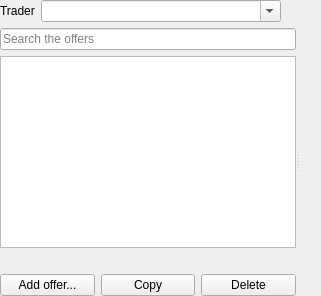
<?xml version="1.0" encoding="UTF-8"?>
<ui version="4.0">
 <class>AssortForm</class>
 <widget class="QWidget" name="AssortForm">
  <layout class="QVBoxLayout" name="outerLayout" stretch="0,1">
   <property name="leftMargin">
    <number>0</number>
   </property>
   <property name="topMargin">
    <number>0</number>
   </property>
   <property name="rightMargin">
    <number>0</number>
   </property>
   <property name="bottomMargin">
    <number>0</number>
   </property>
   <item>
    <layout class="QHBoxLayout" name="topRow">
     <item>
      <widget class="QLabel" name="traderLabel">
       <property name="text">
        <string>Trader</string>
       </property>
      </widget>
     </item>
     <item>
      <widget class="QComboBox" name="trader">
       <property name="minimumSize">
        <size>
         <width>240</width>
         <height>0</height>
        </size>
       </property>
       <property name="toolTip">
        <string>The trader this assort is for. Needed to add quest unlocks. You can paste a trader id.</string>
       </property>
       <property name="editable">
        <bool>true</bool>
       </property>
       <property name="insertPolicy">
        <enum>QComboBox::NoInsert</enum>
       </property>
      </widget>
     </item>
     <item>
      <spacer name="topSpacer">
       <property name="orientation">
        <enum>Qt::Horizontal</enum>
       </property>
       <property name="sizeHint" stdset="0">
        <size>
         <width>40</width>
         <height>20</height>
        </size>
       </property>
      </spacer>
     </item>
    </layout>
   </item>
   <item>
    <widget class="QSplitter" name="splitter">
     <property name="orientation">
      <enum>Qt::Horizontal</enum>
     </property>
     <widget class="QWidget" name="leftPane">
      <layout class="QVBoxLayout" name="leftLayout" stretch="0,1,0,0">
       <property name="leftMargin">
        <number>0</number>
       </property>
       <property name="topMargin">
        <number>0</number>
       </property>
       <property name="rightMargin">
        <number>0</number>
       </property>
       <property name="bottomMargin">
        <number>0</number>
       </property>
       <item>
        <widget class="QLineEdit" name="search">
         <property name="placeholderText">
          <string>Search the offers</string>
         </property>
        </widget>
       </item>
       <item>
        <widget class="QListWidget" name="list"/>
       </item>
       <item>
        <widget class="QLabel" name="note">
         <property name="styleSheet">
          <string notr="true">color: #808080;</string>
         </property>
         <property name="text">
          <string/>
         </property>
        </widget>
       </item>
       <item>
        <layout class="QHBoxLayout" name="buttonRow">
         <item>
          <widget class="QPushButton" name="addButton">
           <property name="text">
            <string>Add offer...</string>
           </property>
          </widget>
         </item>
         <item>
          <widget class="QPushButton" name="copyButton">
           <property name="text">
            <string>Copy</string>
           </property>
          </widget>
         </item>
         <item>
          <widget class="QPushButton" name="deleteButton">
           <property name="text">
            <string>Delete</string>
           </property>
          </widget>
         </item>
        </layout>
       </item>
      </layout>
     </widget>
     <widget class="QWidget" name="right">
      <layout class="QVBoxLayout" name="right_layout">
       <property name="leftMargin">
        <number>9</number>
       </property>
       <property name="topMargin">
        <number>9</number>
       </property>
       <property name="rightMargin">
        <number>9</number>
       </property>
       <property name="bottomMargin">
        <number>9</number>
       </property>
      </layout>
     </widget>
    </widget>
   </item>
  </layout>
 </widget>
 <tabstops>
  <tabstop>search</tabstop>
  <tabstop>list</tabstop>
  <tabstop>addButton</tabstop>
  <tabstop>copyButton</tabstop>
  <tabstop>deleteButton</tabstop>
  <tabstop>trader</tabstop>
 </tabstops>
 <resources/>
 <connections/>
</ui>
